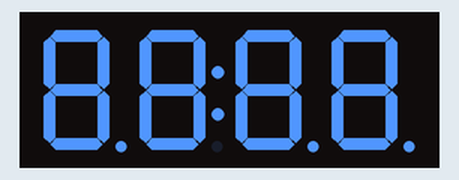
This sketch was run on a simulated Arduino Uno, built with avr-gcc and run on an emulated ATmega328P. On the bench: 4-digit seven-segment display.

Above: at 0.1 s.
At 1.1 s:
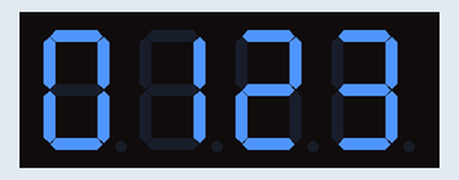
At 2.1 s:
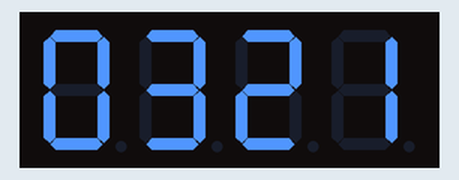
At 3.1 s:
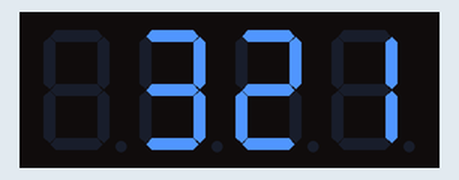
At 4.2 s:
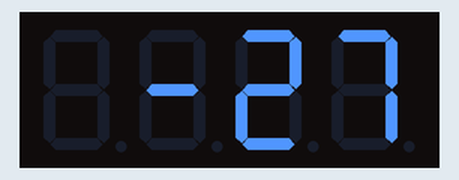
At 5.2 s:
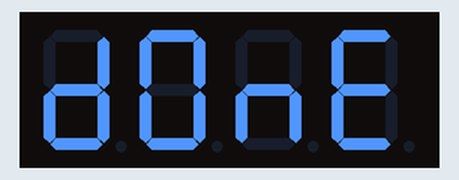

The sketch:

7_Seg_TM1637.ino
```cpp
// Arduino - Modulo Display TM1637
// baseado no exemplo da biblioteca TM1637
// https://blog.eletrogate.com/guia-completo-dos-displays-de-7-segmentos-arduino/

#include <Arduino.h>               // biblioteca Arduino
#include <TM1637Display.h>         // biblioteca TM1637

#define CLK 2                      // pino D2 Arduino conectado ao pino CLK do modulo TM1637
#define DIO 3                      // pino D2 Arduino conectado ao pino DIO do modulo TM1637

#define TEST_DELAY   1000          // atraso de tempo entre os testes do display = 1 segundo

const uint8_t SEG_DONE[] =         // matriz com a palavra DONE
{
  SEG_B | SEG_C | SEG_D | SEG_E | SEG_G,           // d
  SEG_A | SEG_B | SEG_C | SEG_D | SEG_E | SEG_F,   // O
  SEG_C | SEG_E | SEG_G,                           // n
  SEG_A | SEG_D | SEG_E | SEG_F | SEG_G            // E
};

TM1637Display display(CLK, DIO);   // inicializa o objeto

void setup()
{
}

void loop()
{
  int k;
  uint8_t data[] = { 0xff, 0xff, 0xff, 0xff };   // matriz todos os bits ON

  display.setBrightness(0x0f);                   // controle do brilho 0F = maximo

  display.setSegments(data);                     // teste do display - todos segmentos ativados
  delay(TEST_DELAY);

  data[0] = display.encodeDigit(0);              // display mostrando o numero 0123
  data[1] = display.encodeDigit(1);
  data[2] = display.encodeDigit(2);
  data[3] = display.encodeDigit(3);
  display.setSegments(data);
  delay(TEST_DELAY);

  display.showNumberDec(321, true);              // Mostra 0301 com zero à esquerda
  delay(TEST_DELAY);
  display.showNumberDec(321, false);             // Mostra _301 sem zero à esquerda
  delay(TEST_DELAY);

  display.showNumberDec(-27, false);             // Mostra -27 sem zero à esquerda
  delay(TEST_DELAY);

  display.setSegments(SEG_DONE);                 // mostra a palavra dOnE
  delay(TEST_DELAY);
}
```

Measured:
- by itself, everything shown: repeats every 6.1 s, in 6 steps
- what the display in image 1 shows lasts 1.1 s, from 1.0 s to 2.1 s
